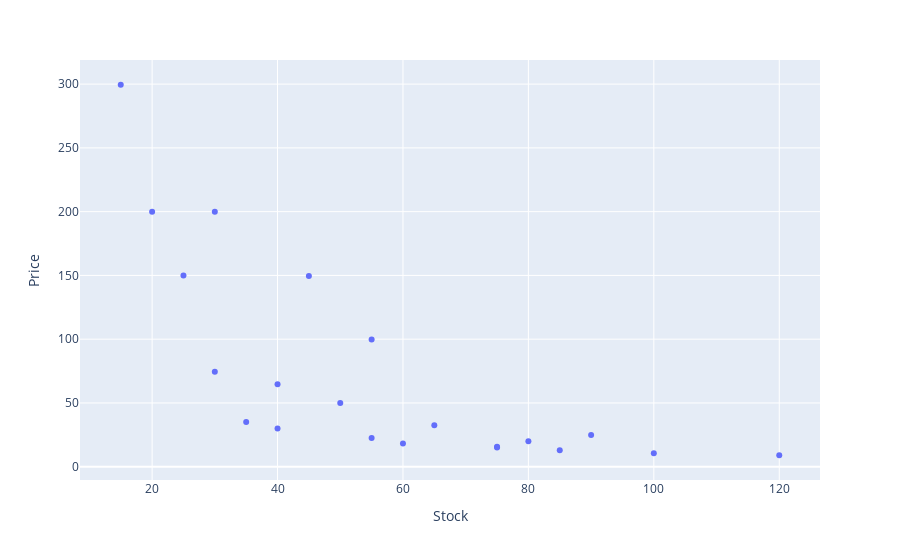

Write notebook code for a chart like this one.
### Code cell
import plotly.express as px
f = px.scatter(
    df, 
    # df.sort_values(by="Price"), # Verlo de manera ordenada, ordeno por X en la grafica
    "Stock",
    "Price"
)
f.show()

### Figure 1 — Plotly figure (JSON) as saved in the notebook; plotly's stock layout.template omitted (floating-point values rounded to 4 significant figures)
{"data": [{"hovertemplate": "Stock=%{x}<br>Price=%{y}<extra></extra>", "legendgroup": "", "marker": {"color": "#636efa", "symbol": "circle"}, "mode": "markers", "name": "", "orientation": "v", "showlegend": false, "type": "scatter", "x": [100, 75, 120, 50, 40, 30, 85, 60, 75, 40, 55, 35, 90, 65, 80, 20, 15, 25, 45, 30, 55], "xaxis": "x", "y": [10.5, 15.75, 8.99, 49.99, 64.75, 74.5, 12.99, 18.25, 14.99, 29.99, 22.5, 34.99, 24.95, 32.5, 19.99, 200.0, 299.5, 150.0, 149.5, 200.0, 99.75], "yaxis": "y"}], "layout": {"legend": {"tracegroupgap": 0}, "margin": {"t": 60}, "xaxis": {"anchor": "y", "domain": [0, 1], "title": {"text": "Stock"}}, "yaxis": {"anchor": "x", "domain": [0, 1], "title": {"text": "Price"}}}}
